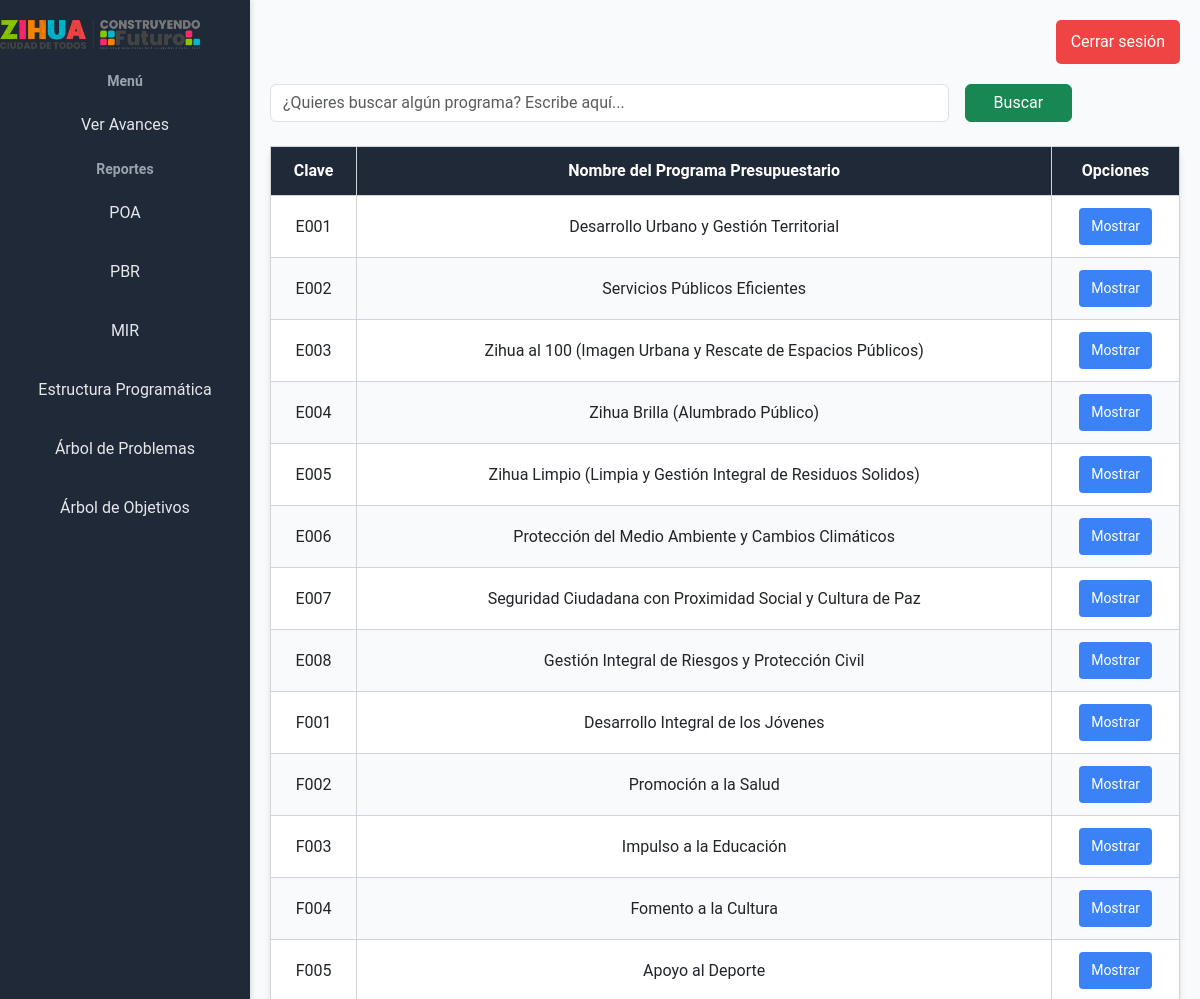
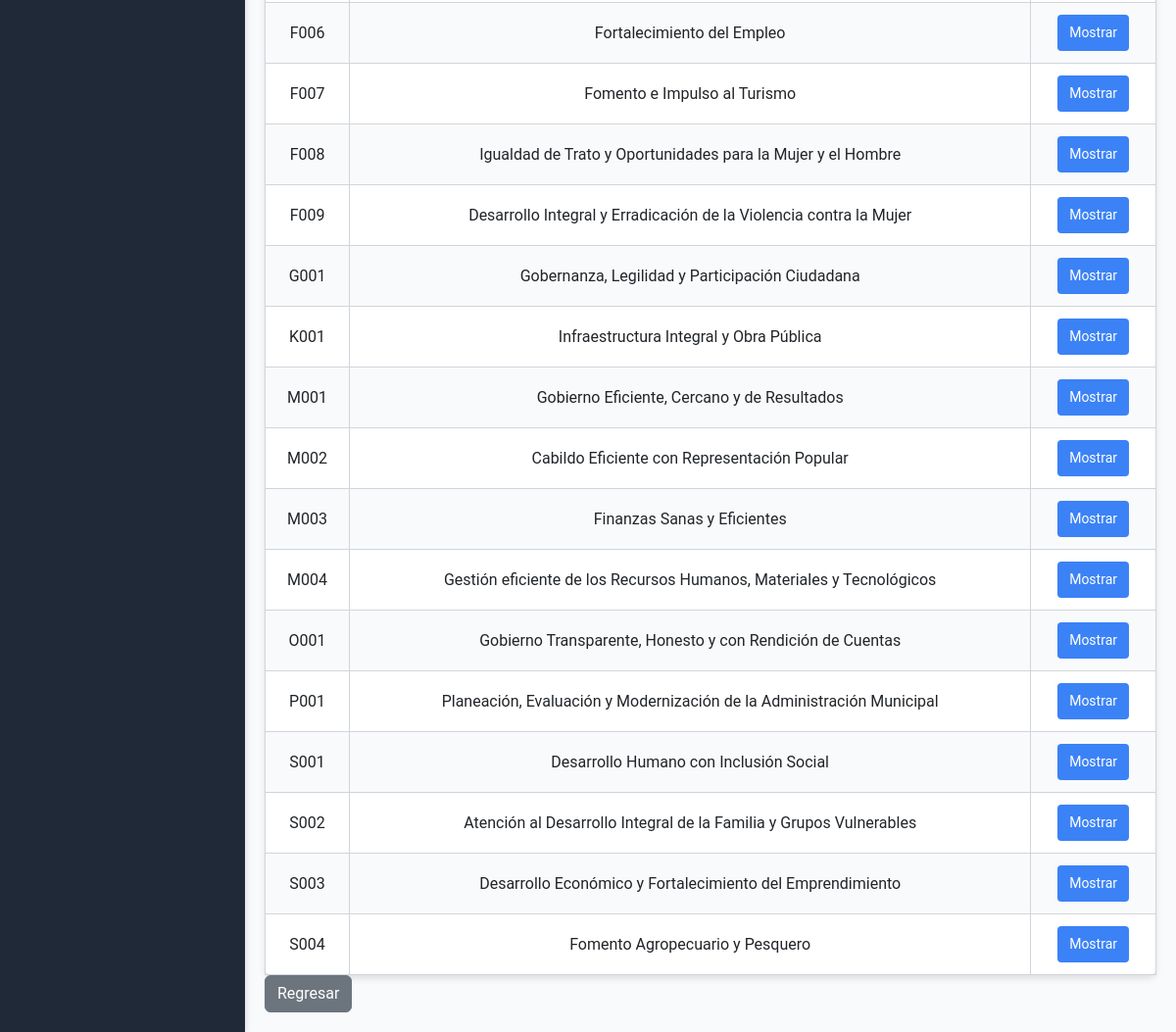
Page /formularios/programasPre.php (signed in) on the committed database (2 pictures, top to bottom).
### tables this page shows
CREATE TABLE `listapp` (
  `claveProgramaP` varchar(10) NOT NULL,
  `nombreProgramaP` varchar(255) NOT NULL
);

### formularios/programasPre.php (the view, shortened to what this page needs)
<?php
include '../database/conexion.php';
$queryUsuario = "SELECT clave_area, rol FROM usuarios WHERE usr = ?";
$stmtUsuario = $conn->prepare($queryUsuario);
$stmtUsuario->bind_param("s", $_SESSION['usuario']);
$stmtUsuario->execute();
$stmtUsuario->bind_result($clave_area, $rol);
$busqueda = isset($_GET['busqueda']) ? '%' . htmlspecialchars($_GET['busqueda'], ENT_QUOTES, 'UTF-8') . '%' : '%';
if ($rol === 'admin') {
    $queryProgramas = "SELECT l.claveProgramaP, l.nombreProgramaP, u.clave_area, u.nombre_area, p.id
                       FROM listapp l
                       LEFT JOIN unidadesresponsables u ON l.claveProgramaP = u.claveProgramaP
                       LEFT JOIN programas p ON p.clave_area = u.clave_area
                       WHERE l.claveProgramaP LIKE ? OR u.nombre_area LIKE ? OR l.nombreProgramaP LIKE ?
                       GROUP BY l.claveProgramaP, l.nombreProgramaP";
    $stmtProgramas = $conn->prepare($queryProgramas);
    $stmtProgramas->bind_param("sss", $busqueda, $busqueda, $busqueda);
}
$stmtProgramas->execute();
$resultado = $stmtProgramas->get_result();
?>
<!DOCTYPE html>
<html lang="es">
<head>
    <link href="https://cdn.jsdelivr.net/npm/bootstrap@5.3.0/dist/css/bootstrap.min.css" rel="stylesheet">
    <link rel="stylesheet" href="../css/plan_pp.css">
</head>
<body>
    <div class="sidebar">
        <div class="logo">
            <a href="../plataforma/dashboard.php" target="_blank">
                <img src="../img/ZIHUA_C.png" alt="Logo">
            </a>
        </div>
        <nav>
            <ul>
                <li><span class="menu-title">Menú</span></li>
                <li><a href="pre_a.php">Ver Avances</a></li>
                <li><span class="menu-title">Reportes</span></li>
                <li><a href="#">POA</a></li>
                <li><a href="#">PBR</a></li>
                <li><a href="#">MIR</a></li>
                <li><a href="#">Estructura Programática</a></li>
                <li><a href="#">Árbol de Problemas</a></li>
                <li><a href="#">Árbol de Objetivos</a></li>
            </ul>
        </nav>
    </div>
    <div class="content">
        <header>
            <button type="button" class="btn-salir" onclick="location.href='../sesiones_conexiones/destruir_sesion.php';">Cerrar sesión</button>
        </header>
        <form method="GET" class="row g-3 mb-4" id="search-form">
            <div class="col-md-9">
                <input type="text" name="busqueda" id="search-input" class="form-control"
                       placeholder="¿Quieres buscar algún programa? Escribe aquí..."
                       value="<?php echo isset($_GET['busqueda']) ? htmlspecialchars($_GET['busqueda'], ENT_QUOTES, 'UTF-8') : ''; ?>">
            </div>
            <div class="col-md-3">
                <button type="submit" class="btn btn-success w-50">Buscar</button>
            </div>
        </form>
        <table>
            <thead>
                <tr>
                    <th>Clave</th>
                    <th>Nombre del Programa Presupuestario</th>
                    <th>Opciones</th>
                </tr>
            </thead>
            <tbody id="results">
                <?php
                if ($resultado->num_rows > 0) {
                    while ($row = $resultado->fetch_assoc()) {
                        echo "<tr>";
                        echo "<td>" . htmlspecialchars($row['claveProgramaP'], ENT_QUOTES, 'UTF-8') . "</td>";
                        echo "<td>" . htmlspecialchars($row['nombreProgramaP'], ENT_QUOTES, 'UTF-8') . "</td>";
                        echo "<td>";
                        if ($rol === 'admin') {
                            echo "<button class='view-button' onclick='location.href=\"pre_a.php?claveProgramaP=" . urlencode($row['claveProgramaP']) . "\";'>Mostrar</button>";
                        }
                        echo "</td>";
                        echo "</tr>";
                    }
                } else {
                    echo "<tr><td colspan='3'>No se encontraron resultados.</td></tr>";
                }
                ?>
            </tbody>
        </table>
        <button type="button" class="btn btn-secondary" onclick="location.href='../plataforma/dashboard.php';">Regresar</button>
    </div>
</body>
</html>

### css/plan_pp.css (style rules this page uses)
* { margin: 0; padding: 0; box-sizing: border-box; }
body { font-family: 'Roboto', sans-serif; display: flex; height: 100vh; background-color: #F8FAFC; }
.sidebar { width: 250px; background-color: #1F2937; color: #FFFFFF; display: flex; flex-direction: column; align-items: center; padding-top: 20px; box-shadow: 2px 0 5px rgba(0, 0, 0, 0.1); }
.logo img { width: 80%; margin-bottom: 20px; }
nav ul { list-style-type: none; width: 100%; padding-left: 0; }
nav ul li { width: 100%; text-align: center; }
.menu-title { font-weight: bold; color: #9CA3AF; margin: 15px 0 10px; font-size: 14px; }
nav ul li a { display: block; padding: 15px; color: #E5E7EB; text-decoration: none; margin: 5px auto; border-radius: 4px; transition: background-color 0.3s ease, color 0.3s ease; }
.content { flex: 1; padding: 20px; overflow-x: auto; max-width: 100%; }
header { display: flex; justify-content: flex-end; margin-bottom: 20px; }
.btn-salir { background-color: #EF4444; color: white; border: none; padding: 10px 15px; border-radius: 5px; cursor: pointer; transition: background-color 0.3s ease; }
table { border-collapse: collapse; width: 100%; table-layout: auto; background-color: #FFFFFF; box-shadow: 0 4px 6px rgba(0, 0, 0, 0.1); border-radius: 8px; }
thead th { background-color: #1F2937; color: #FFFFFF; text-align: center; padding: 10px; border: 1px solid #4B5563; position: sticky; top: 0; z-index: 2; }
thead th, tbody td { padding: 12px; text-align: center; border: 1px solid #D1D5DB; }
tbody tr:nth-child(even) { background-color: #F9FAFB; }
.view-button { background-color: #3B82F6; color: white; border: none; padding: 8px 12px; border-radius: 4px; cursor: pointer; font-size: 14px; transition: background-color 0.3s, transform 0.2s; }

### rows in the picture
listapp: claveProgramaP "E001", nombreProgramaP "Desarrollo Urbano y Gestión Territorial"
listapp: claveProgramaP "E002", nombreProgramaP "Servicios Públicos Eficientes"
listapp: claveProgramaP "E003", nombreProgramaP "Zihua al 100 (Imagen Urbana y Rescate de Espacios Públicos)"
listapp: claveProgramaP "E004", nombreProgramaP "Zihua Brilla (Alumbrado Público)"
listapp: claveProgramaP "E005", nombreProgramaP "Zihua Limpio (Limpia y Gestión Integral de Residuos Solidos)"
listapp: claveProgramaP "E006", nombreProgramaP "Protección del Medio Ambiente y Cambios Climáticos"
listapp: claveProgramaP "E007", nombreProgramaP "Seguridad Ciudadana con Proximidad Social y Cultura de Paz"
listapp: claveProgramaP "E008", nombreProgramaP "Gestión Integral de Riesgos y Protección Civil"
listapp: claveProgramaP "F001", nombreProgramaP "Desarrollo Integral de los Jóvenes"
listapp: claveProgramaP "F002", nombreProgramaP "Promoción a la Salud"
listapp: claveProgramaP "F003", nombreProgramaP "Impulso a la Educación"
listapp: claveProgramaP "F004", nombreProgramaP "Fomento a la Cultura"
listapp: claveProgramaP "F005", nombreProgramaP "Apoyo al Deporte"
listapp: claveProgramaP "F006", nombreProgramaP "Fortalecimiento del Empleo"
listapp: claveProgramaP "F007", nombreProgramaP "Fomento e Impulso al Turismo"
listapp: claveProgramaP "F008", nombreProgramaP "Igualdad de Trato y Oportunidades para la Mujer y el Hombre"
listapp: claveProgramaP "F009", nombreProgramaP "Desarrollo Integral y Erradicación de la Violencia contra la Mujer"
listapp: claveProgramaP "G001", nombreProgramaP "Gobernanza, Legilidad y Participación Ciudadana"
listapp: claveProgramaP "K001", nombreProgramaP "Infraestructura Integral y Obra Pública"
listapp: claveProgramaP "M001", nombreProgramaP "Gobierno Eficiente, Cercano y de Resultados"
listapp: claveProgramaP "M002", nombreProgramaP "Cabildo Eficiente con Representación Popular"
listapp: claveProgramaP "M003", nombreProgramaP "Finanzas Sanas y Eficientes"
listapp: claveProgramaP "M004", nombreProgramaP "Gestión eficiente de los Recursos Humanos, Materiales y Tecnológicos"
listapp: claveProgramaP "O001", nombreProgramaP "Gobierno Transparente, Honesto y con Rendición de Cuentas"
listapp: claveProgramaP "P001", nombreProgramaP "Planeación, Evaluación y Modernización de la Administración Municipal"
listapp: claveProgramaP "S001", nombreProgramaP "Desarrollo Humano con Inclusión Social"
listapp: claveProgramaP "S002", nombreProgramaP "Atención al Desarrollo Integral de la Familia y Grupos Vulnerables"
listapp: claveProgramaP "S003", nombreProgramaP "Desarrollo Económico y Fortalecimiento del Emprendimiento"
listapp: claveProgramaP "S004", nombreProgramaP "Fomento Agropecuario y Pesquero"
